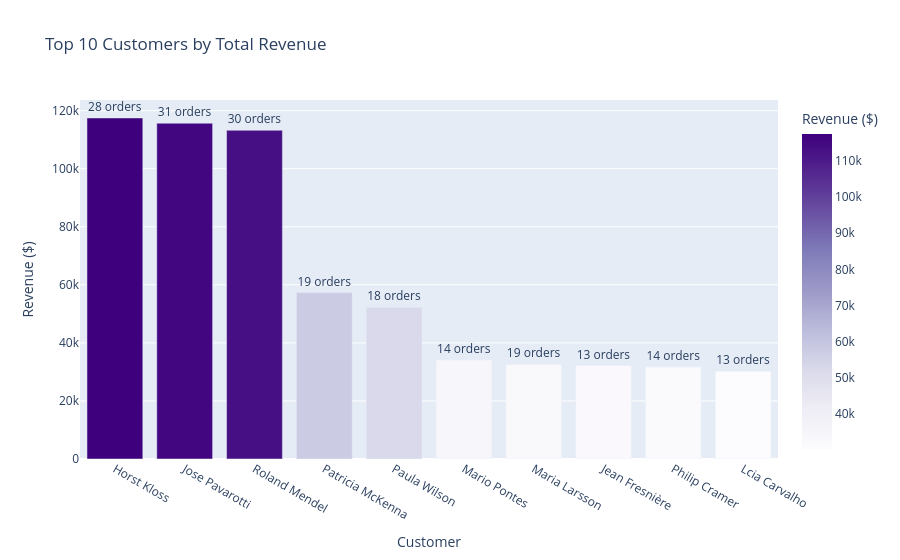

The notebook cell this image was saved under:
### Markdown cell above
## **Customers Analysis**

### Code cell
# Top 10 customers by total revenue
cust_rev = orders_df.groupby(['customerid', 'customer_name'], as_index=False).agg(total_revenue=('totalamount', 'sum'), num_orders=('orderid', 'count')).sort_values('total_revenue', ascending=False)

# Customers by Revenue
print(cust_rev.head(10).to_string(index=False))

fig_cust = px.bar(
    cust_rev.head(10),
    x='customer_name', y='total_revenue',
    title='Top 10 Customers by Total Revenue',
    labels={'customer_name': 'Customer', 'total_revenue': 'Revenue ($)'},
    color='total_revenue',
    color_continuous_scale='Purples',
    text='num_orders'
)
fig_cust.update_traces(texttemplate='%{text} orders', textposition='outside')
fig_cust.show()

### Figure 1 — Plotly figure (JSON) as saved in the notebook; plotly's stock layout.template omitted (floating-point values rounded to 4 significant figures)
{"data": [{"hovertemplate": "Customer=%{x}<br>Revenue ($)=%{marker.color}<br>num_orders=%{text}<extra></extra>", "legendgroup": "", "marker": {"color": [117500.0, 115700.0, 113200.0, 57320.0, 52250.0, 34100.0, 32560.0, 32200.0, 31750.0, 30230.0], "coloraxis": "coloraxis", "pattern": {"shape": ""}}, "name": "", "orientation": "v", "showlegend": false, "text": [28.0, 31.0, 30.0, 19.0, 18.0, 14.0, 19.0, 13.0, 14.0, 13.0], "textposition": "outside", "texttemplate": "%{text} orders", "type": "bar", "x": ["Horst Kloss", "Jose Pavarotti", "Roland Mendel", "Patricia McKenna", "Paula Wilson", "Mario Pontes", "Maria Larsson", "Jean Fresnière", "Philip Cramer", "Lcia Carvalho"], "xaxis": "x", "y": [117500.0, 115700.0, 113200.0, 57320.0, 52250.0, 34100.0, 32560.0, 32200.0, 31750.0, 30230.0], "yaxis": "y"}], "layout": {"barmode": "relative", "coloraxis": {"colorbar": {"title": {"text": "Revenue ($)"}}, "colorscale": [[0, "rgb(252,251,253)"], [0.125, "rgb(239,237,245)"], [0.25, "rgb(218,218,235)"], [0.375, "rgb(188,189,220)"], [0.5, "rgb(158,154,200)"], [0.625, "rgb(128,125,186)"], [0.75, "rgb(106,81,163)"], [0.875, "rgb(84,39,143)"], [1, "rgb(63,0,125)"]]}, "legend": {"tracegroupgap": 0}, "title": {"text": "Top 10 Customers by Total Revenue"}, "xaxis": {"anchor": "y", "domain": [0, 1], "title": {"text": "Customer"}}, "yaxis": {"anchor": "x", "domain": [0, 1], "title": {"text": "Revenue ($)"}}}}
